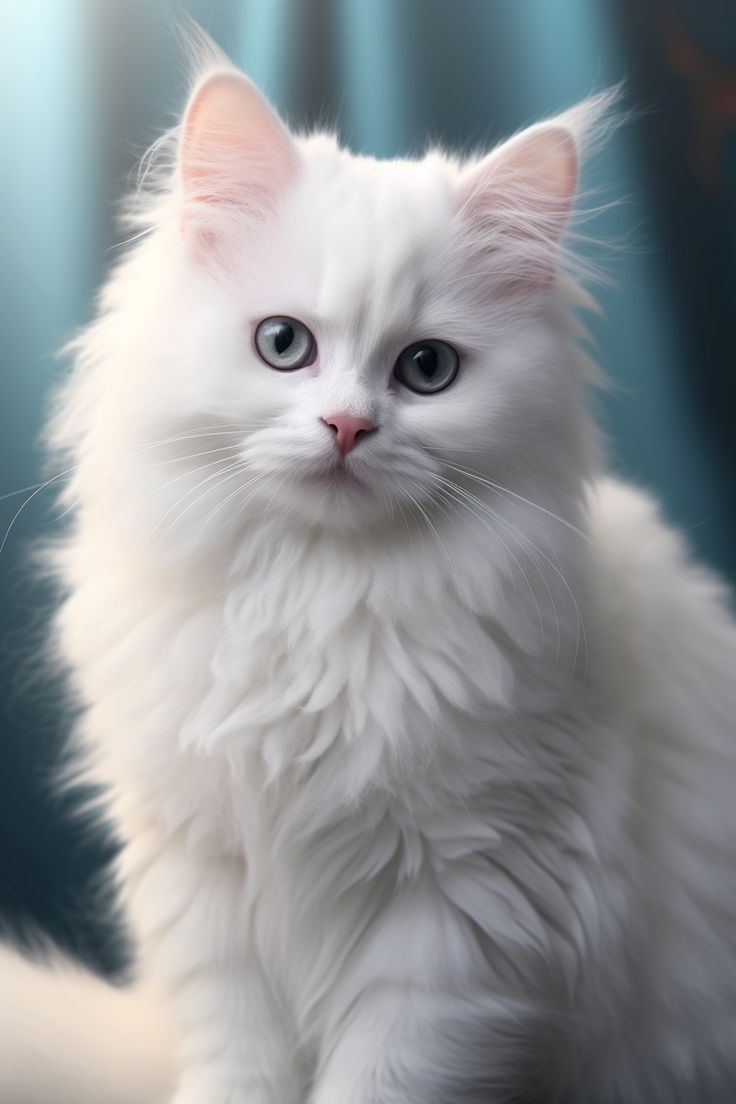
#> input picture cat_fur.jpg, 736 x 1104 px, found by its file name
$ jupyter execute window.ipynb
#> lines starting #> are read from the running program, lines starting #| are printed output that depends on the picture
writing a sliding window algorithm for opencv2 and pure implementation

[cell 1]
import cv2
def sliding_window(image, stride, window_size):
    h, w = window_size
    img_h, img_w = image.shape[:2]

    # for loop
    for y in range(0, img_h, stride):
        for x in range(0, img_w, stride):
            # define the window
            window = image[y:y + h, x:x + w]
            # if the win below min then ignore window size
            if window.shape[:2] != window_size:
                continue
            yield (x, y, window)

[cell 2]
img = "Cat_fur.jpg"

image = cv2.imread(img)
#> image is the input picture: shape (1104, 736, 3); mean B, G, R 150.9, 148.2, 144.5
w, h = 156, 156
for (x, y, window) in sliding_window(image, stride=40, window_size=(w, h)):
    copy = image.copy()
    cv2.rectangle(copy, (x, y), (x + w, y + h), (0, 255, 0), 2)
    cv2.imshow("Window", copy)
    cv2.waitKey(100)
#> this loop made 360 passes
#> (x, y) on passes 1 to 3: (0, 0), (40, 0), (80, 0)
#> pass 1, `cv2.imshow("Window", copy)`:
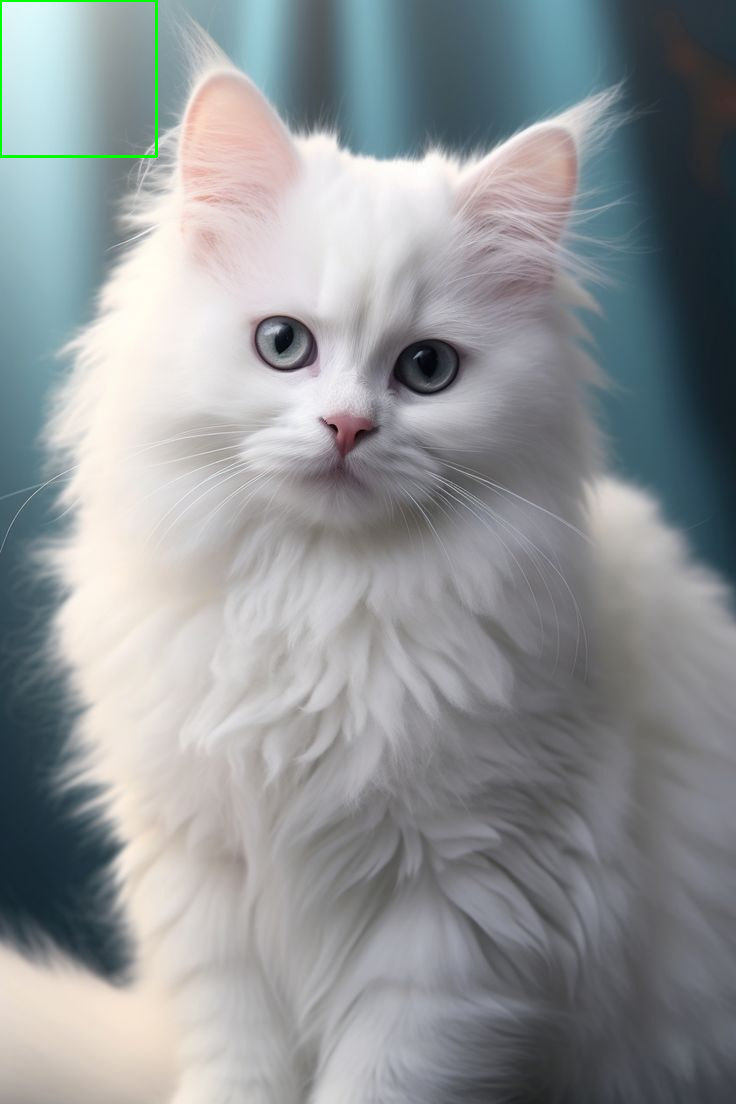
#> window 'Window': shape (1104, 736, 3); mean B, G, R 150.6, 148.3, 144.2
#> pass 2, `cv2.imshow("Window", copy)`:
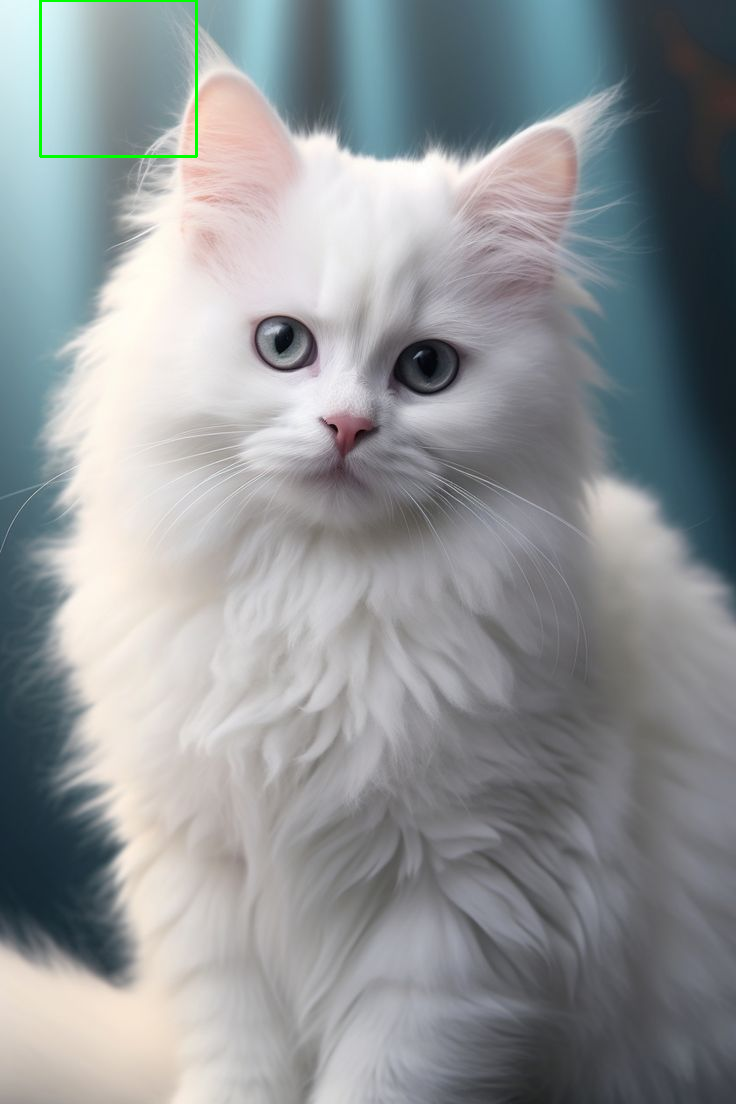
#> window 'Window': shape (1104, 736, 3); mean B, G, R 150.5, 148.3, 144.1
